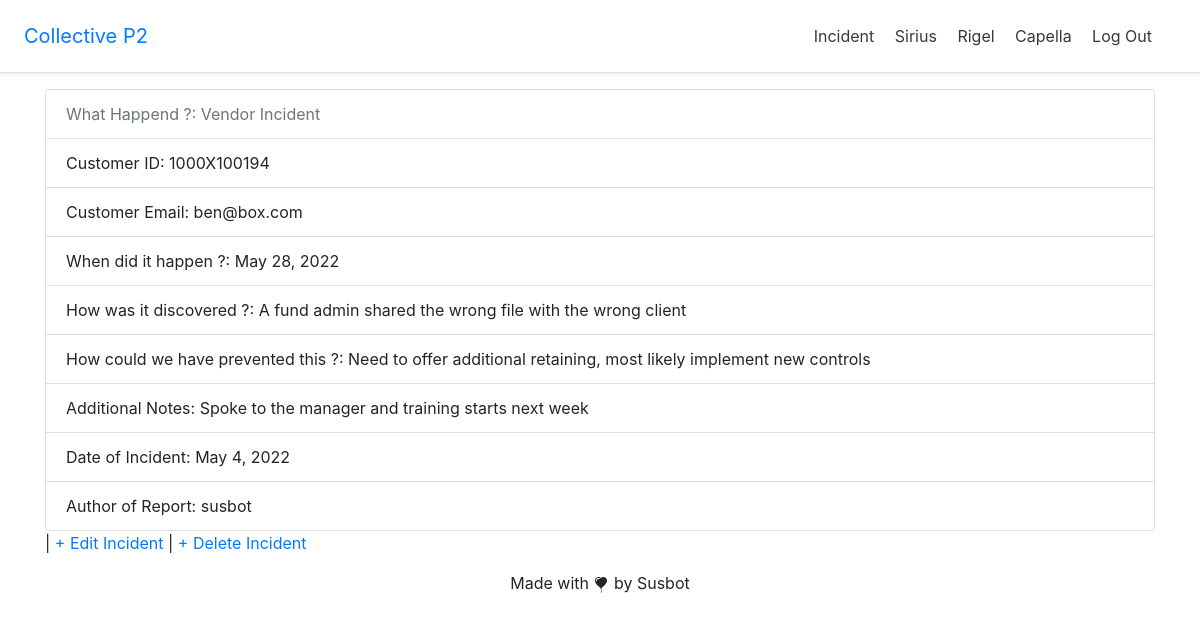
/incidents/1/ (signed in), run on the app's committed database.
### incidents/models.py (models this page shows, shortened)
class Incident(models.Model):
    what_happened = models.CharField(max_length=40, choices=incident_type)
    customer_id = models.CharField(max_length=15)
    customer_email = models.EmailField()
    when_did_it_happen = models.DateField(auto_now_add=True, editable=False)
    how_was_it_discovered = models.TextField()
    how_could_we_have_prevented_this = models.TextField()
    additional_notes = models.TextField()
    data_of_incident = models.DateField(auto_now=False)
    author = models.ForeignKey(
        get_user_model(),
        on_delete=models.CASCADE
    )

### accounts/models.py (models this page shows)
class CustomUser(AbstractUser):
    age = models.PositiveIntegerField(null=True, blank=True)

### incidents/views.py (the view)
# urls.py: path('<int:pk>/', HomeDetailView.as_view(), name='incidents/incident_detail'),
class HomeDetailView(LoginRequiredMixin, DetailView):
    model = Incident
    template_name = 'incidents/incident_detail.html'

### templates/incidents/incident_detail.html
{% extends 'base.html' %}
{% block content %}
    <div class="post-entry">
        <ul class="list-group">
            <li class="list-group-item disabled" aria-disabled="true">What Happend ?: {{ incident.what_happened }}</li>
            <li class="list-group-item">Customer ID: {{ incident.customer_id }}</li>
            <li class="list-group-item">Customer Email: {{ incident.customer_email }}</li>
            <li class="list-group-item">When did it happen ?: {{ incident.when_did_it_happen }}</li>
            <li class="list-group-item">How was it discovered ?: {{ incident.how_was_it_discovered }}</li>
            <li class="list-group-item">How could we have prevented this ?: {{ incident.how_could_we_have_prevented_this }}</li>
            <li class="list-group-item">Additional Notes: {{ incident.additional_notes }}</li>
            <li class="list-group-item">Date of Incident: {{ incident.data_of_incident }}</li>
            <li class="list-group-item">Author of Report: {{ incident.author }}</li>
        </ul>
    </div>
    |<a href="{% url 'incidents/incident_edit' incident.pk %}"> + Edit Incident</a> |
    <a href="{% url 'incidents/incident_delete' incident.pk %}"> + Delete Incident</a>
{% endblock content %}

### data on the page
Incident: what_happened "Vendor Incident", customer_id "1000X100194", customer_email "ben@box.com", when_did_it_happen "May 28, 2022", how_was_it_discovered "A fund admin shared the wrong file with the wrong client", how_could_we_have_prevented_this "Need to offer additional retaining, most likely implement new controls", additional_notes "Spoke to the manager and training starts next week", data_of_incident "May 4, 2022", author "susbot"
